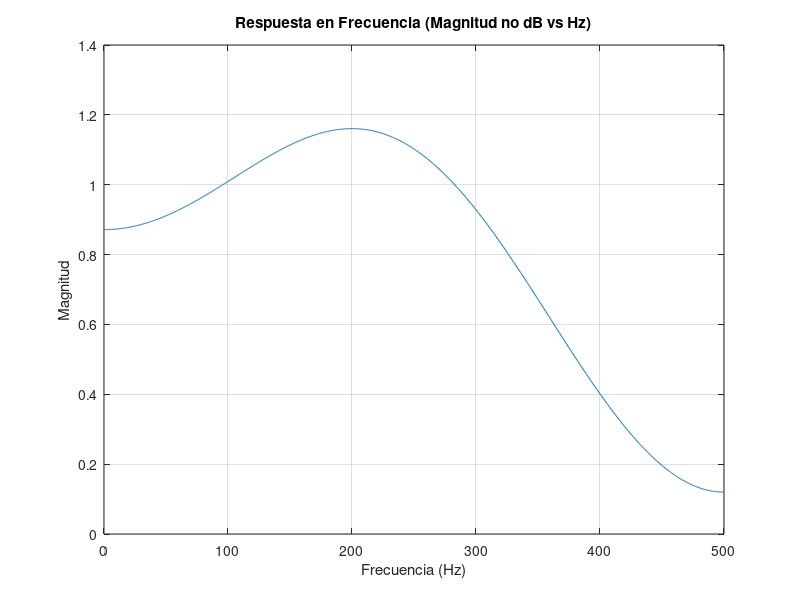
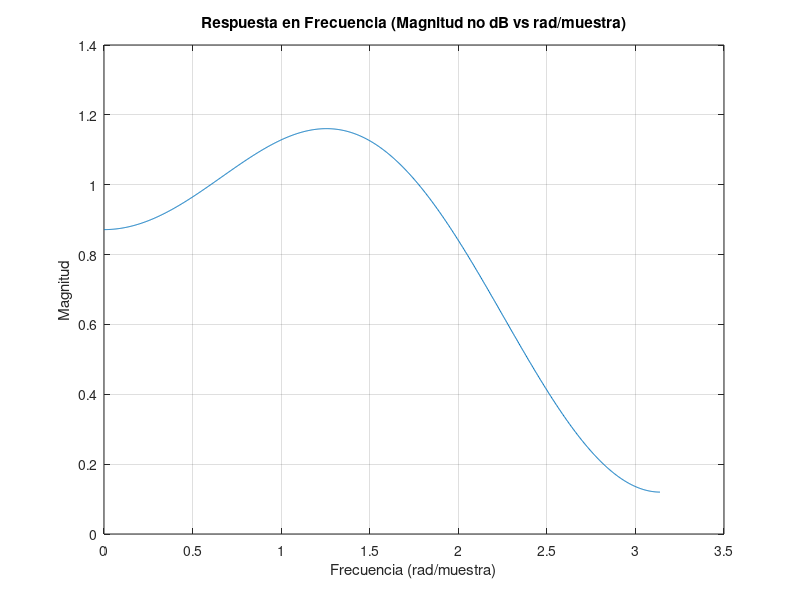
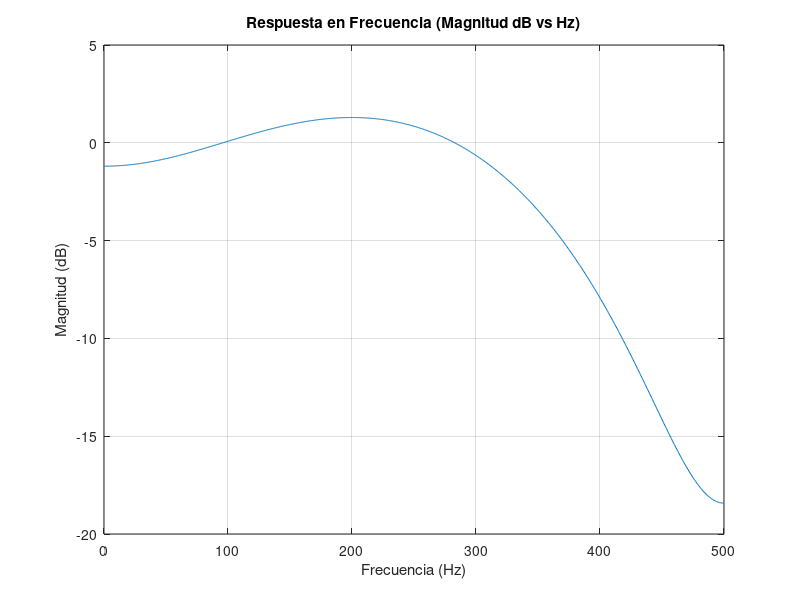
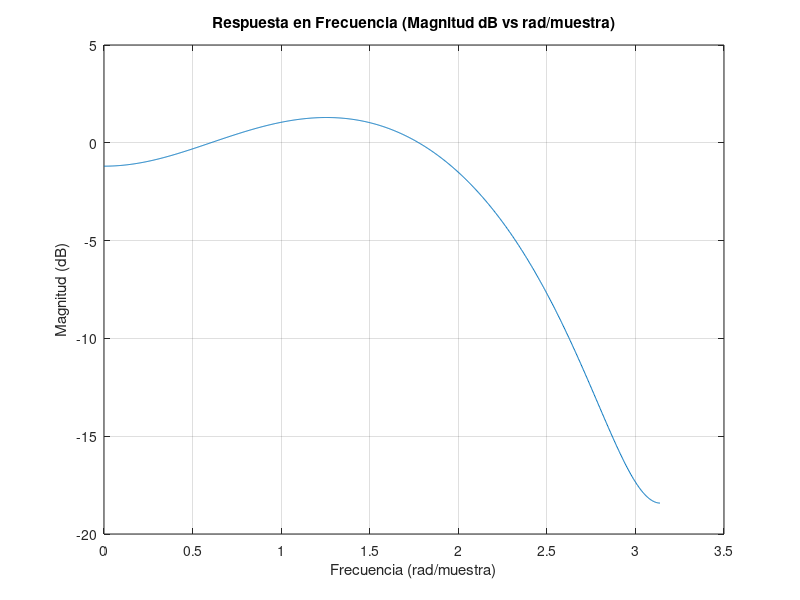

Write MATLAB code to recreate these figures, in order.
%% Diseño de filtros FIR
clear; clc

% Parámetros
Fs = 1000;
Ts = 1/Fs;

%% Definición de Parametros
% Clase - Pasabajas (1), Pasaaltas (2), Pasabandas (3), Eliminabandas (4)
clase = 1;

% Orden (1 a 4)
Orden = 4;  

% Se selecciona el tipo de ventana a emplear
wsel = 1; 


% Frecuencias de Corte
Fc = 400; % Hz - Pasaalta / Pasabanda
Fc_Low = 100; % Hz - Pasabanda / Eliminabanda
Fc_High = 300; % Hz

wc = 2*pi*Fc*(1/Fs);
wcband = [2*pi*Fc_Low*(1/Fs) 2*pi*Fc_High*(1/Fs)];

% Crear el vector que contiene Fc_Low y Fc_High
Fc_Band = [Fc_Low, Fc_High];

if(wsel == 1)
    % w = ones(size(1:(N+1)))'; % Ventana rectangular
    w = rectwin(Orden+1);     % Ventana rectangular
elseif(wsel == 2)
    w = bartlett(Orden+1);    % Ventana de Bartlett
elseif(wsel == 3)
    w = hann(Orden+1);        % Ventana de Hann
elseif(wsel == 4)
    w = hamming(Orden+1);     % Ventana de Hamming
elseif(wsel == 5)
    w = blackman(Orden+1);    % Ventana de Blackman
elseif(wsel == 6) 
    w = kaiser(Orden+1, 2.5); % Ventana de Kaiser
end

%% Obtener coeficientes
if clase == 1
    b = fir1(Orden, wc/pi, 'low', w, 'noscale');  
elseif clase == 2
    b = fir1(Orden, wc/pi, 'high', w, 'noscale');  
elseif clase == 3
    b = fir1(Orden, wcband/pi, 'bandpass', w, 'noscale');  
elseif clase == 4
    b = fir1(Orden, wcband/pi, 'stop', w, 'noscale');  
end

b

%% Graficas 
close all

% Calcular la respuesta en frecuencia
[h, w] = freqz(b, 1, 1024); % 1024 puntos de frecuencia



% Convertir la frecuencia a Hz
f = w * (Fs / (2*pi));

% Graficar magnitud no dB vs Hz
figure;
plot(f, abs(h));
title('Respuesta en Frecuencia (Magnitud no dB vs Hz)');
xlabel('Frecuencia (Hz)');
ylabel('Magnitud');
grid on;

% Graficar magnitud no dB vs rad/muestra
figure;
plot(w, abs(h));
title('Respuesta en Frecuencia (Magnitud no dB vs rad/muestra)');
xlabel('Frecuencia (rad/muestra)');
ylabel('Magnitud');
grid on;

% Convertir la magnitud a dB
H_dB = 20 * log10(abs(h));

% Graficar magnitud dB vs Hz
figure;
plot(f, H_dB);
title('Respuesta en Frecuencia (Magnitud dB vs Hz)');
xlabel('Frecuencia (Hz)');
ylabel('Magnitud (dB)');
grid on;

% Graficar magnitud dB vs rad/muestra
figure;
plot(w, H_dB);
title('Respuesta en Frecuencia (Magnitud dB vs rad/muestra)');
xlabel('Frecuencia (rad/muestra)');
ylabel('Magnitud (dB)');
grid on;

